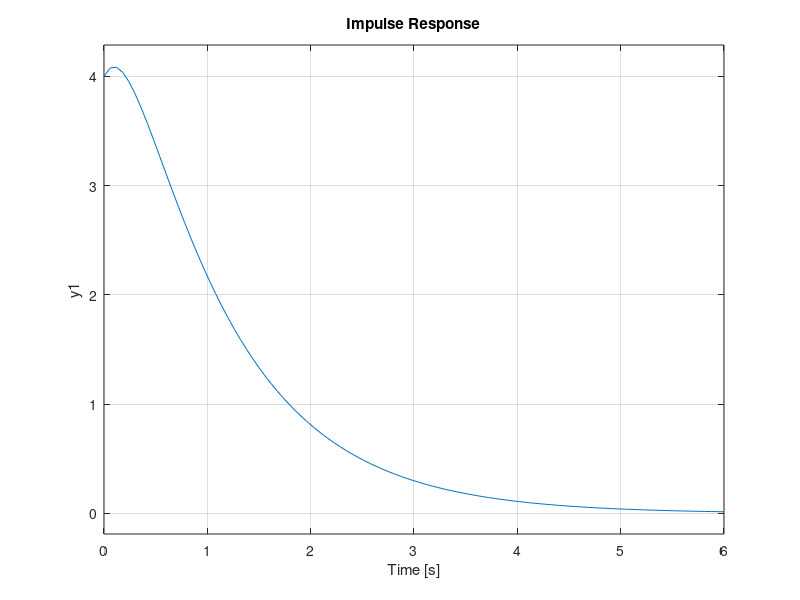
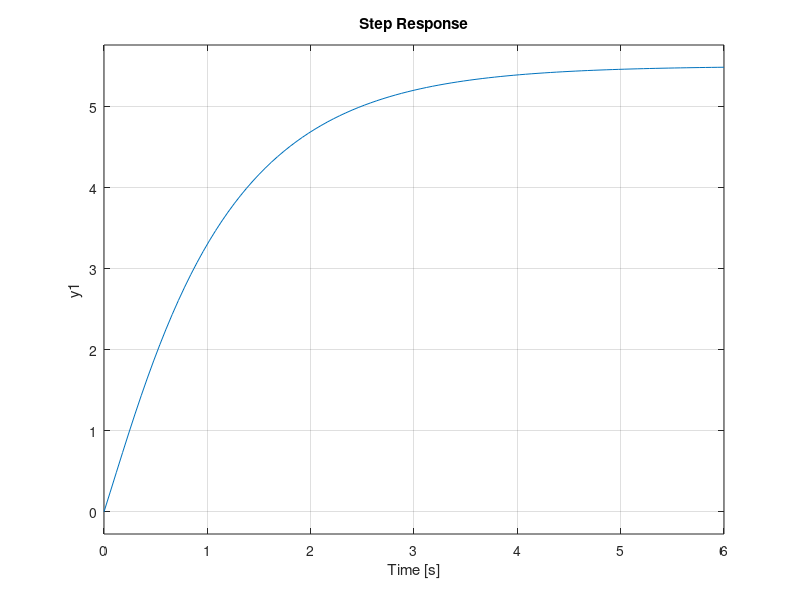
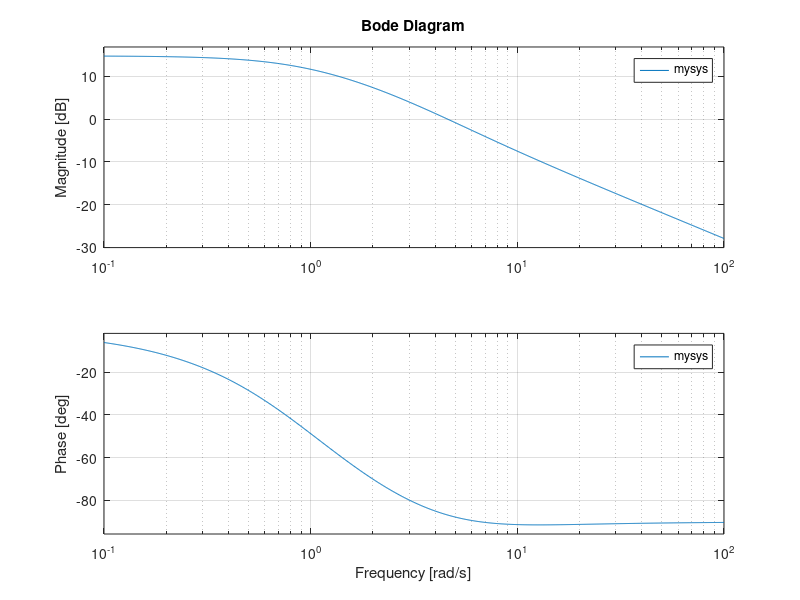
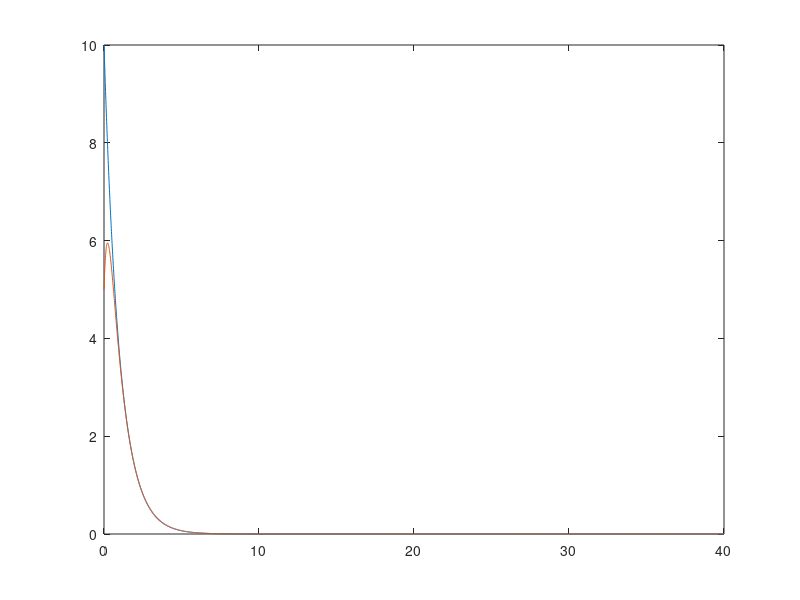

The MATLAB script that drew these images, in order:
%% Analisi dei sistemi

% definizione del sistema
A = [-1 0; 3 -4];
B = [2 1]';
C = [1 2];
D = 0;
mysys = ss(A,B,C,D);

% intervallo
t = 0:0.01:1;

% funzione di trasferimento
[num, den] = ss2tf(A,B,C,D);
myG = tf(num,den);

% risposta impulsiva
figure, impulse(mysys); % plot
[y, t] = impulse(mysys); % calcolo

% risposta al gradino
figure, step(mysys) % plot
[y,t] = step(mysys); % calcola 

% diagramma di bode
figure, bode(mysys);

% condizione iniziale e intervallo
x0 = [10 5];
t = 0:0.01:40;

% risposta libera
[y_l, t, x_l] = initial(mysys, x0,t);
figure, plot(t, x_l);

% risposta forzata
u = sin(1/2*t);
y_f = lsim(mysys,u,t);
figure, plot(t, y_f);

% risposta totale
y_tot = lsim(mysys,u,t,[10 10]');

% valori dei diagrammi di Bode per omega=1/2
[mag,pha] = bode(myG,1/2)

% risposta di regime permanente (fase in radianti)
y_perm = mag*sin(1/2*t+pha*pi/180);

% grafico della risposta permanente
hold on
plot(t, y_perm, 'r');
legend('risposta forzata', 'risposta permanente')

% visualizzazione
figure, plot(t,y_l,'b',t,y_f,'g',t,y_tot,'r',t,y_perm,'c--')
legend('risposta libera','risposta forzata','risposta totale','regime permanente')